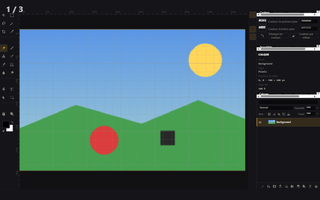
#> input picture frontend/photolab/aide/photolab.pl-flyout-contentAwareMove.webp, 320 x 200 px; its folder holds 2 pictures in this run
$ python style_walkuski.py --corpus ../../../../frontend/photolab/aide
#> lines starting #> are read from the running program, lines starting #| are printed output that depends on the picture
#!/usr/bin/env python3
# -*- coding: utf-8 -*-
"""
mesure_style.py - mesureur de style visuel (PIL pur, zero dependance externe).

Reduit une image a un jeu de nombres reproductibles : palette dominante,
distribution tonale, saturation, accent chromatique, geometrie de composition.
Sert deux fois dans la boucle :

  1) en amont, sur un corpus de references, pour FABRIQUER une fiche de style ;
  2) en aval, sur une image GENEREE, pour JUGER si elle tient dans les bornes.

Usage
-----
  # mesurer un corpus et ecrire la fiche agregee
  python mesure_style.py --corpus refs/ --json fiche_style.json

  # mesurer une seule image
  python mesure_style.py --une image.png

  # juger une image generee contre une fiche
  python mesure_style.py --verifier sortie.png --fiche fiche_style.json

Options
-------
  --inset F      rogne F (fraction, ex. 0.06) sur chaque bord avant mesure.
                 Utile pour retirer la bande de titre d'une affiche.
  --palette N    nombre de couleurs dominantes par image (defaut 8).
  --clusters N   nombre de teintes maitres dans la palette fusionnee (defaut 9).
  --quiet        n'ecrit que le JSON, pas de tableau.

Conventions de mesure (a citer telles quelles dans toute fiche produite)
-----------------------------------------------------------------------
  L      = clarte CIE L* (D65, sRGB) remise a l'echelle 0..255  (L* x 2.55)
  C      = chroma CIE LCh, C* = sqrt(a*^2 + b*^2), unites LAB natives
  h      = teinte CIE LCh en degres, atan2(b*, a*), 0 = axe rouge-magenta
  S      = saturation HSV 0..255 (PIL)
  sombre = part de la masse de pixels a L < 64      (soit L* < 25.1)
  clair  = part de la masse de pixels a L > 200     (soit L* > 78.4)
  gris   = part de la masse de pixels a C < 10
  E      = energie de contraste local = |L - flou_gaussien(L, r)|, r = 1.5% du petit cote
  vide   = part de pixels a E < 4 (contraste local sous ~1.6% de l'echelle L)
"""

from __future__ import annotations

import argparse
import json
import math
import os
import sys
from statistics import median

try:
    from PIL import Image, ImageFilter
except ImportError:  # pragma: no cover
    sys.stderr.write("PIL/Pillow est requis. pip install Pillow\n")
    raise

EXTS = (".jpg", ".jpeg", ".png", ".webp", ".bmp", ".tif", ".tiff")

TAILLE_PALETTE = 256   # petit cote de la vignette servant a la quantification
TAILLE_COMPO = 384     # plus grand cote de l'image servant a la geometrie
SEUIL_SOMBRE = 64      # L
SEUIL_CLAIR = 200      # L
SEUIL_GRIS = 10.0      # C*
SEUIL_VIDE = 4.0       # E
MASSE_CENTRALE = 0.80  # part d'energie enfermee dans la bbox de masse principale


# --------------------------------------------------------------------------
# colorimetrie (sRGB <-> CIE L*a*b*, D65) -- pas de dependance, LUT memoisee
# --------------------------------------------------------------------------

_LIN = [((c / 255.0 / 12.92) if (c / 255.0) <= 0.04045
         else (((c / 255.0) + 0.055) / 1.055) ** 2.4) for c in range(256)]
_XN, _YN, _ZN = 0.95047, 1.00000, 1.08883
_cache_lab: dict[tuple[int, int, int], tuple[float, float, float]] = {}


def _f(t: float) -> float:
    return t ** (1.0 / 3.0) if t > 0.008856451679035631 else (7.787037037037035 * t + 16.0 / 116.0)


def rgb_vers_lab(rgb: tuple[int, int, int]) -> tuple[float, float, float]:
    """sRGB 0..255 -> (L*, a*, b*). Memoise : un corpus n'a que ~10^4 teintes uniques."""
    hit = _cache_lab.get(rgb)
    if hit is not None:
        return hit
    r, g, b = _LIN[rgb[0]], _LIN[rgb[1]], _LIN[rgb[2]]
    x = (0.4124564 * r + 0.3575761 * g + 0.1804375 * b) / _XN
    y = (0.2126729 * r + 0.7151522 * g + 0.0721750 * b) / _YN
    z = (0.0193339 * r + 0.1191920 * g + 0.9503041 * b) / _ZN
    fx, fy, fz = _f(x), _f(y), _f(z)
    out = (116.0 * fy - 16.0, 500.0 * (fx - fy), 200.0 * (fy - fz))
    _cache_lab[rgb] = out
    return out


def lab_vers_rgb(lab: tuple[float, float, float]) -> tuple[int, int, int]:
    L, a, b = lab
    fy = (L + 16.0) / 116.0
    fx = fy + a / 500.0
    fz = fy - b / 200.0

    def inv(t: float) -> float:
        t3 = t ** 3
        return t3 if t3 > 0.008856451679035631 else (t - 16.0 / 116.0) / 7.787037037037035

    x, y, z = inv(fx) * _XN, inv(fy) * _YN, inv(fz) * _ZN
    r = 3.2404542 * x - 1.5371385 * y - 0.4985314 * z
    g = -0.9692660 * x + 1.8760108 * y + 0.0415560 * z
    bb = 0.0556434 * x - 0.2040259 * y + 1.0572252 * z
    out = []
    for c in (r, g, bb):
        c = 12.92 * c if c <= 0.0031308 else 1.055 * (max(c, 0.0) ** (1 / 2.4)) - 0.055
        out.append(max(0, min(255, int(round(c * 255.0)))))
    return tuple(out)  # type: ignore[return-value]


def hexa(rgb: tuple[int, int, int]) -> str:
    return "#%02X%02X%02X" % rgb


def de_hexa(s: str) -> tuple[int, int, int]:
    s = s.lstrip("#")
    return (int(s[0:2], 16), int(s[2:4], 16), int(s[4:6], 16))


def chroma_teinte(lab: tuple[float, float, float]) -> tuple[float, float]:
    _, a, b = lab
    c = math.hypot(a, b)
    h = math.degrees(math.atan2(b, a)) % 360.0
    return c, h


def nom_de_teinte(h: float, c: float, L: float) -> str:
    """Etiquette lisible, purement descriptive -- aide la lecture du tableau."""
    if c < SEUIL_GRIS:
        if L < 20:
            return "noir"
        if L < 45:
            return "gris sombre"
        if L < 70:
            return "gris moyen"
        return "gris clair"
    bandes = [
        (15, "rouge"), (45, "rouge-orange"), (70, "ocre-orange"), (95, "ocre-jaune"),
        (150, "vert"), (200, "vert-bleu"), (250, "bleu"), (300, "violet"),
        (345, "magenta"), (360, "rouge"),
    ]
    for borne, nom in bandes:
        if h < borne:
            return nom
    return "rouge"


# --------------------------------------------------------------------------
# helpers histogramme pondere
# --------------------------------------------------------------------------

def _percentile_pondere(paires: list[tuple[float, float]], p: float) -> float:
    """paires = [(valeur, poids)] non triees. p dans [0,1]."""
    if not paires:
        return 0.0
    paires = sorted(paires, key=lambda t: t[0])
    total = sum(w for _, w in paires)
    if total <= 0:
        return 0.0
    cible = p * total
    cum = 0.0
    for v, w in paires:
        cum += w
        if cum >= cible:
            return v
    return paires[-1][0]


def _rogne(im: Image.Image, inset: float) -> Image.Image:
    if inset <= 0:
        return im
    w, h = im.size
    dx, dy = int(w * inset), int(h * inset)
    if w - 2 * dx < 16 or h - 2 * dy < 16:
        return im
    return im.crop((dx, dy, w - dx, h - dy))


# --------------------------------------------------------------------------
# fond chromatique / accent isole
# --------------------------------------------------------------------------

N_BANDES = 36          # bandes de teinte de 10 degres
C_COLOREE = 15.0       # au-dela : le pixel a une teinte, en deca c'est du gris
C_ACCENT_MIN = 22.0    # un accent doit etre franchement colore
ECART_ACCENT = 40.0    # degres minimum entre l'accent et la teinte du fond
PART_ACCENT_MIN = 0.004  # 0,4 % de la toile : un accent, pas un grain de bruit


def _dist_teinte(a: float, b: float) -> float:
    d = abs(a - b) % 360.0
    return min(d, 360.0 - d)


def _fond_et_accent(couleurs: list, n_pix: int) -> tuple[dict | None, dict | None]:
    """Separe le champ dominant de l'accent minoritaire.

    Le fond = la bande de teinte qui porte le plus de masse coloree.
    L'accent = la bande la plus chargee en chroma parmi celles qui sont
    a plus de ECART_ACCENT degres du fond -- c'est ce que veut dire << isole >>.
    Sans bande candidate, l'image est declaree monochrome : c'est un resultat,
    pas un echec.
    """
    masse = [0.0] * N_BANDES
    somme_c = [0.0] * N_BANDES
    pixels: list[list[tuple[float, tuple[float, float, float], float]]] = [
        [] for _ in range(N_BANDES)]
    masse_coloree = 0.0
    for cnt, rgb in couleurs:
        lab = rgb_vers_lab(rgb)
        c, h = chroma_teinte(lab)
        if c < C_COLOREE:
            continue
        i = int(h // 10.0) % N_BANDES
        masse[i] += cnt
        somme_c[i] += c * cnt
        pixels[i].append((c, lab, float(cnt)))
        masse_coloree += cnt

    if masse_coloree / n_pix < 0.02:  # moins de 2 % de toile coloree
        return ({"monochrome": True, "part_coloree": round(masse_coloree / n_pix, 4)}, None)

    # lissage circulaire : une teinte a cheval sur deux bandes ne doit pas se scinder
    lisse = [masse[(i - 1) % N_BANDES] + masse[i] + masse[(i + 1) % N_BANDES]
             for i in range(N_BANDES)]
    i_fond = max(range(N_BANDES), key=lambda i: lisse[i])
    h_fond = i_fond * 10.0 + 5.0

    def _representant(bandes_idx: list[int]) -> tuple[str, float, float, float, float]:
        """Centroide LAB de la moitie la plus chromatique des pixels retenus."""
        pool = [p for i in bandes_idx for p in pixels[i]]
        if not pool:
            return ("#000000", 0.0, 0.0, 0.0, 0.0)
        pool.sort(key=lambda t: -t[0])
        cible = sum(p[2] for p in pool) * 0.5
        cum, garde = 0.0, []
        for p in pool:
            garde.append(p)
            cum += p[2]
            if cum >= cible:
                break
        tw = sum(p[2] for p in garde) or 1.0
        L = sum(p[1][0] * p[2] for p in garde) / tw
        a = sum(p[1][1] * p[2] for p in garde) / tw
        b = sum(p[1][2] * p[2] for p in garde) / tw
        c, h = chroma_teinte((L, a, b))
        return (hexa(lab_vers_rgb((L, a, b))), c, h, L, tw)

    v_fond = [(i_fond - 1) % N_BANDES, i_fond, (i_fond + 1) % N_BANDES]
    hexf, cf_, hf_, Lf_, _ = _representant(v_fond)
    fond = {
        "monochrome": False,
        "hex": hexf,
        "h": round(hf_, 1),
        "C": round(cf_, 1),
        "L": round(Lf_ * 2.55, 1),
        "nom": nom_de_teinte(hf_, cf_, Lf_),
        "part_de_surface": round(lisse[i_fond] / n_pix, 4),
        "part_coloree_totale": round(masse_coloree / n_pix, 4),
    }

    candidats = []
    for i in range(N_BANDES):
        if _dist_teinte(i * 10.0 + 5.0, h_fond) < ECART_ACCENT:
            continue
        part = lisse[i] / n_pix
        if part < PART_ACCENT_MIN or masse[i] <= 0:
            continue
        c_moy = somme_c[i] / masse[i]
        if c_moy < C_ACCENT_MIN:
            continue
        candidats.append((c_moy, i, part))

    if not candidats:
        return (fond, None)

    _, i_acc, part_acc = max(candidats, key=lambda t: t[0])
    v_acc = [(i_acc - 1) % N_BANDES, i_acc, (i_acc + 1) % N_BANDES]
    hexa_, ca_, ha_, La_, _ = _representant(v_acc)
    # noyau chaud : la part de toile a la fois dans la teinte et franchement saturee
    noyau = sum(p[2] for i in v_acc for p in pixels[i] if p[0] >= 30.0)
    accent = {
        "hex": hexa_,
        "h": round(ha_, 1),
        "C": round(ca_, 1),
        "L": round(La_ * 2.55, 1),
        "nom": nom_de_teinte(ha_, ca_, La_),
        "part_de_surface": round(part_acc, 4),
        "part_noyau_C30": round(noyau / n_pix, 4),
        "ecart_teinte_au_fond": round(_dist_teinte(ha_, hf_), 1),
    }
    return (fond, accent)


# --------------------------------------------------------------------------
# mesure d'une image
# --------------------------------------------------------------------------

def _tons_et_chroma(couleurs: list, n_pix: int) -> tuple:
    """Le bloc tons/chroma de `mesurer`, en UNE passe sur les couleurs
    uniques : rend (tons, C_pond, masse_gris) — les deux derniers nourrissent
    le bloc saturation de `mesurer`. Extrait en phase 6 pour que la mise au
    ton de la serie vise CES nombres-ci et jamais une formule voisine."""
    L_pond: list[tuple[float, float]] = []
    C_pond: list[tuple[float, float]] = []
    masse_sombre = masse_claire = masse_gris = 0.0
    for cnt, rgb in couleurs:
        lab = rgb_vers_lab(rgb)
        L255 = lab[0] * 2.55
        c, _ = chroma_teinte(lab)
        L_pond.append((L255, cnt))
        C_pond.append((c, cnt))
        if L255 < SEUIL_SOMBRE:
            masse_sombre += cnt
        if L255 > SEUIL_CLAIR:
            masse_claire += cnt
        if c < SEUIL_GRIS:
            masse_gris += cnt

    p05 = _percentile_pondere(L_pond, 0.05)
    p50 = _percentile_pondere(L_pond, 0.50)
    p95 = _percentile_pondere(L_pond, 0.95)
    tons = {
        "L_p05": round(p05, 1),
        "L_p50": round(p50, 1),
        "L_p95": round(p95, 1),
        "etendue_p05_p95": round(p95 - p05, 1),
        "part_sombre_L_moins_64": round(masse_sombre / n_pix, 4),
        "part_claire_L_plus_200": round(masse_claire / n_pix, 4),
    }
    return tons, C_pond, masse_gris


# [13 lines left out: function tonales, not called in this run]


def mesurer(chemin: str, inset: float = 0.0, n_palette: int = 8) -> dict:
#> called with inset = 0, n_palette = 8
    im0 = Image.open(chemin)
#> im0 is the input picture: PIL image 320x200 RGBA; mean R, G, B, A 65.1, 94.2, 94.6, 255
    im0.draft("RGB", im0.size)  # decodage JPEG accelere si dispo
    im = im0.convert("RGB")
    largeur_src, hauteur_src = im.size
    im = _rogne(im, inset)
    w_src, h_src = im.size

    res: dict = {
        "fichier": os.path.basename(chemin),
        "px_source": [largeur_src, hauteur_src],
        "inset": inset,
        "format": {
            "largeur": w_src,
            "hauteur": h_src,
            "ratio_l_sur_h": round(w_src / h_src, 4),
            "portrait": bool(h_src > w_src),
        },
    }

    # ---- vignette de couleur -------------------------------------------------
    vig = im.copy()
    vig.thumbnail((TAILLE_PALETTE, TAILLE_PALETTE), Image.LANCZOS)
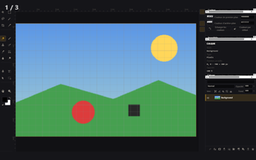
#> vig: PIL image 256x160 RGB; mean R, G, B 65.1, 94.2, 94.6
    n_pix = vig.size[0] * vig.size[1]

    # couleurs uniques + comptes : tout le reste se calcule dessus (rapide)
    couleurs = vig.getcolors(maxcolors=n_pix) or []
#> couleurs = 4548 items
    if not couleurs:
        couleurs = [(n_pix, (0, 0, 0))]

    # ---- palette dominante par quantification median-cut ---------------------
    meth = getattr(Image, "Quantize", None)
    mc = meth.MEDIANCUT if meth is not None else 0
    q = vig.quantize(colors=n_palette, method=mc, dither=Image.Dither.NONE)
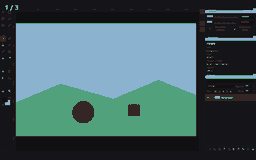
#> q: PIL image 256x160 P; mean R, G, B 69.7, 96.7, 99.8
    pal = q.getpalette() or []
#> pal = [139, 179, 207, 82, 161, 125, 88, 152, 152, 53, 38, 38, 21, 22, 26, 21, 21, 25, 21, 20, 24, 16, 16, 19]
    comptes = sorted(q.getcolors(maxcolors=n_palette * 4) or [], key=lambda t: -t[0])
#> comptes = [(12348, 0), (9222, 5), (7976, 1), (5722, 7), (2260, 4), (2074, 3), (1164, 6), (194, 2)]
    palette = []
    for cnt, idx in comptes[:n_palette]:
        rgb = (pal[idx * 3], pal[idx * 3 + 1], pal[idx * 3 + 2])
        lab = rgb_vers_lab(rgb)
        c, h = chroma_teinte(lab)
        palette.append({
            "hex": hexa(rgb),
            "part": round(cnt / n_pix, 4),
            "L": round(lab[0], 1),
            "C": round(c, 1),
            "h": round(h, 1),
            "nom": nom_de_teinte(h, c, lab[0]),
        })
#> this loop made 8 passes
#> (cnt, idx, rgb, r in rgb_vers_lab, g in rgb_vers_lab, x in rgb_vers_lab, y in rgb_vers_lab) on passes 1 to 6: (12348, 0, (139, 179, 207), 0.258, 0.451, 0.4, 0.422), (9222, 5, (21, 21, 25), 0.0075, 0.0075, 0.00792, 0.00766), (7976, 1, (82, 161, 125), 0.0844, 0.356, 0.21, 0.288), (5722, 7, (16, 16, 19), 0.00518, 0.00518, 0.00543, 0.00528), (2260, 4, (21, 22, 26), 0.0075, 0.00802, 0.00823, 0.00808), (2074, 3, (53, 38, 38), 0.0356, 0.0194, 0.0264, 0.0228)
#> after the loop, palette = 8 items
    res["palette"] = palette

    # ---- tons, saturation, gris (extrait : `_tons_et_chroma`) ---------------
    res["tons"], C_pond, masse_gris = _tons_et_chroma(couleurs, n_pix)
#> the loop in _tons_et_chroma, `for cnt, rgb in couleurs:` made 4548 passes
#> (cnt, rgb, r in rgb_vers_lab, g in rgb_vers_lab, x in rgb_vers_lab, y in rgb_vers_lab, z in rgb_vers_lab) on passes 2, 3, 4, 11, 12, 13: (1, (4, 3, 8), 0.00121, 0.000911, 0.00133, 0.00108, 0.00224), (2, (4, 4, 8), 0.00121, 0.00121, 0.00144, 0.0013, 0.00227), (3, (6, 6, 8), 0.00182, 0.00182, 0.00194, 0.00186, 0.00235), (15, (29, 29, 32), 0.0123, 0.0123, 0.0127, 0.0124, 0.0142), (1, (18, 14, 16), 0.00605, 0.00439, 0.00526, 0.0048, 0.00511), (5, (15, 14, 16), 0.00478, 0.00439, 0.00471, 0.00453, 0.00509)
#> the loop in _percentile_pondere, `for v, w in paires:` made 243 passes
#> (v, w) on passes 1 to 3: (0, 10), (0.0505, 6), (0.101, 2)
#> the loop in _percentile_pondere, `for v, w in paires:` made 1549 passes
#> the loop in _percentile_pondere, `for v, w in paires:` made 3881 passes

    # saturation HSV en parallele de la chroma LAB
    hsv = vig.convert("HSV")
#> hsv: PIL image 256x160 HSV; mean H, S, V 139.5, 85.8, 113.3
    canal_s = hsv.getchannel("S")
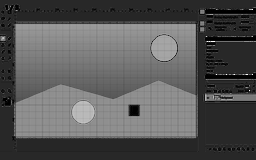
#> canal_s: PIL image 256x160 L; min 0, max 255, mean 85.8
    hist_s = canal_s.histogram()
    s_pond = [(float(v), float(n)) for v, n in enumerate(hist_s) if n]
    res["saturation"] = {
        "S_hsv_p50": round(_percentile_pondere(s_pond, 0.50), 1),
        "S_hsv_p95": round(_percentile_pondere(s_pond, 0.95), 1),
        "C_lab_p50": round(_percentile_pondere(C_pond, 0.50), 1),
        "C_lab_p95": round(_percentile_pondere(C_pond, 0.95), 1),
        "part_quasi_gris_C_moins_10": round(masse_gris / n_pix, 4),
    }
#> the loop in _percentile_pondere, `for v, w in paires:` made 95 passes
#> w on passes 1 to 8: 344, 112, 49, 87, 70, 69, 90, 78
#> (the rest of the program and of its run is left out)
